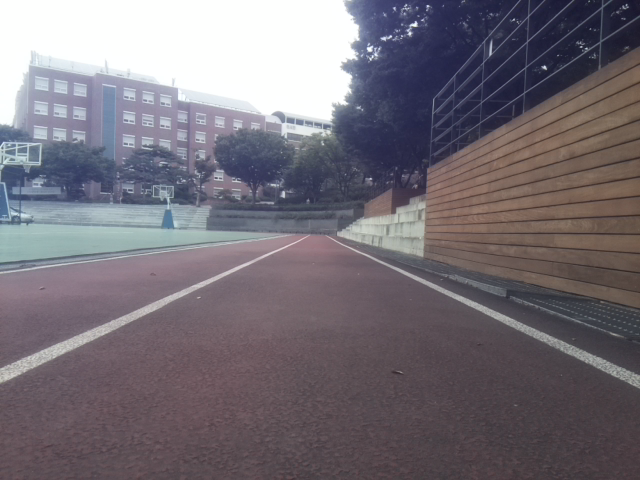
#> input picture TestTrack1.png, 640 x 480 px, given in place of the camera
$ python main.py
#> lines starting #> are read from the running program, lines starting #| are printed output that depends on the picture; after the words box and inside, x2 and y2 are one past the last pixel; in counts of white or black regions, pixels touching at a corner belong together
### correction.py
import cv2
import numpy as np

def bird_eye_view(img):

    IMAGE_H = 480

    IMAGE_W = 640

    src = np.float32([[0, IMAGE_H], [640, IMAGE_H], [0, 0], [IMAGE_W, 0]])

    dst = np.float32([[300, IMAGE_H], [340, IMAGE_H], [0, 0], [IMAGE_W, 0]])

    M = cv2.getPerspectiveTransform(src, dst)  # The transformation matrix

    Minv = cv2.getPerspectiveTransform(dst, src)  # Inverse transformation

    img = img[260:(260+IMAGE_H), 0:IMAGE_W]  # Apply np slicing for ROI crop

    warped_img = cv2.warpPerspective(
        img, M, (IMAGE_W, IMAGE_H))  # Image warping

    return warped_img

def grayscale(img):
    return cv2.cvtColor(img, cv2.COLOR_RGB2GRAY)


def gaussian_blur(img):
    kernel_size = 9

    return cv2.GaussianBlur(img, (kernel_size, kernel_size), 0)


def canny(img):
    lowThreshold = 50
    highThreshold = 100

    return cv2.Canny(img, lowThreshold, highThreshold)


def region_of_interest(img, vertices):
    mask = np.zeros_like(img)
    if len(img.shape) > 2:
        channel_count = img.shape[2]
        ignore_mask_color = (255,) * channel_count

    else:
        ignore_mask_color = 255

    cv2.fillPoly(mask, vertices, ignore_mask_color)
    masked_image = cv2.bitwise_and(img, mask)
    return masked_image

### recognition.py
import cv2
import numpy as np

def draw_lines(img, lines, color=[255, 0, 0], thickness=5):
    for line in lines:
        for x1, y1, x2, y2 in line:
            cv2.line(img, (x1, y1), (x2, y2), color, thickness)


def hough_lines_value(img):
    # hough_line 파라미터
    rho = 1
    theta = np.pi/180
    threshold = 50
    min_line_len = 10
    max_line_gap = 50

    lines = cv2.HoughLinesP(img, rho, theta, threshold, np.array([]), minLineLength=min_line_len, maxLineGap=max_line_gap)

    return lines


def hough_lines_image(img):
    # hough_line 파라미터
    rho = 1
    theta = np.pi/180
    threshold = 50
    min_line_len = 10
    max_line_gap = 50

    lines = cv2.HoughLinesP(img, rho, theta, threshold, np.array([]), minLineLength=min_line_len, maxLineGap=max_line_gap)

    # 선 그리기
    line_img = np.zeros((img.shape[0], img.shape[1], 3), dtype=np.uint8)
    draw_lines(line_img, lines)

    return line_img

### driving.py
import cv2
import numpy as np

def selectByDegree(mask, hough_value):
    #배열 차원 줄이기
    hough_value = np.squeeze(hough_value)

    for i,v in enumerate(hough_value):
        if v[1] < v[3]:
            hough_value[i] = np.array([v[2],v[3],v[0],v[1]])

    # 기울기 구하기
    slope_degree = (np.arctan2(hough_value[:, 1] - hough_value[:, 3], hough_value[:, 0] - hough_value[:, 2]) * 180) / np.pi

    # 기울기 평균 구하기
    avr_degree = sum(slope_degree)/len(slope_degree)

    # 평균 기울기와 비교해서 +-10도  미달 또는 초과하면 저장하지 않음
    hough_value_Result = hough_value[slope_degree > avr_degree-10]
    slope_degree_Result = slope_degree[slope_degree > avr_degree-10]
    hough_value_Result = hough_value[slope_degree_Result < avr_degree+10]
    slope_degree_Result = slope_degree_Result[slope_degree_Result < avr_degree+10]

    return hough_value_Result


# [14 lines left out: function draw_road, not called in this run]

def getMiddleLine(argLine):
    i = 0
    permutation = np.argsort([2, 3, 0, 1])
    while i < len(argLine):
        if argLine[i][1] < argLine[i][3]:
            argLine[i] = argLine[i][permutation]

        i += 1

    line1 = np.empty((0, 4), int)
    line2 = np.empty((0, 4), int)

    try:
        standard = argLine[0][0]
        for v in argLine:
            if v[0] < standard+50:
                if v[0] > standard-50:
                    line1 = np.append(line1, np.array(
                        [[int(v[0]), int(v[1]), int(v[2]), int(v[3])]]), axis=0)

                else:
                    line2 = np.append(line2, np.array(
                        [[int(v[0]), int(v[1]), int(v[2]), int(v[3])]]), axis=0)

            else:
                line2 = np.append(line2, np.array(
                    [[int(v[0]), int(v[1]), int(v[2]), int(v[3])]]), axis=0)
        x1, y1 = int(sum(line1[:, 0])/len(line1)
                     ), int(sum(line1[:, 1])/len(line1))

        x2, y2 = int(sum(line1[:, 2])/len(line1)
                     ), int(sum(line1[:, 3])/len(line1))

        x3, y3 = int(sum(line2[:, 0])/len(line2)
                     ), int(sum(line2[:, 1])/len(line2))

        x4, y4 = int(sum(line2[:, 2])/len(line2)
                     ), int(sum(line2[:, 3])/len(line2))

        x5, y5 = int((x1 + x3)/2), int((y1 + y3)/2)
        x6, y6 = int((x2 + x4)/2), int((y2 + y4)/2)
        result_line1 = np.array([x1, y1, x2, y2])
        result_line2 = np.array([x3, y3, x4, y4])
        result_middle = np.array([x5, y5, x6, y6])
        argLine = np.array([argLine])

        return result_line1, result_line2, result_middle

    except:
        return False


def getMiddleDgreedAndCenter(lines_fit):
    result = (np.arctan2(lines_fit[2][1] - lines_fit[2][3], lines_fit[2][0] - lines_fit[2][2]) * 180) / np.pi
    result -= 90
    center = round((lines_fit[2][0]-320)/3.2)

    return result, center


# [8 lines left out: function getLineImage, not called in this run]

def handling(slope_degree, center, op, handling):
    if -5 < slope_degree < 5:
        op='5'
        handling = "Middle"
    else:
        if slope_degree < 0:
            if -10 <= slope_degree:
                op='6'
                handling = "Right 1"
            elif -15 <= slope_degree:
                op='7'
                handling = "Right 2"
            elif -20 <= slope_degree:
                op='8'
                handling = "Right 3"
            else:
                op='9'
                handling = "Right 4"
        else:
            if  slope_degree < 10:
                op='4'
                handling = "Left 1"
            elif slope_degree < 15:
                op='3'
                handling = "Left 2"
            elif slope_degree < 20:
                op='2'
                handling = "Left 3"
            else:
                op='1'
                handling = "left 4"


    if op == '5':
        if  -3 < center < 3:
            op='5'
            handling = "Middle"
        else:
            if slope_degree < 0:
                if -5 <= center:
                    op='6'
                    handling = "Middle right 1"
                elif -10 <= center:
                    op='7'
                    handling = "Middle right 2"
                elif -15 <= center:
                    op='8'
                    handling = "Middle right 3"
                else:
                    op='9'
                    handling = "Middle right 4"
            else:
                if  center < 5:
                    op='4'
                    handling = "Middle left 1"
                elif center < 10:
                    op='3'
                    handling = "Middle left 2"
                elif center < 15:
                    op='2'
                    handling = "Middle left 3"
                else:
                    op='1'
                    handling = "Middle left 4"

    return op, handling


# [11 lines left out: functions putInfoText, driveCar, not called in this run]

### main.py
import cv2
import numpy as np
import matplotlib.pyplot as plt
import serial

import correction as correct
import recognition as recognize
import driving as drive

vertices1 = np.array([[(290, 430), (180, 250), (480, 250), (350, 430)]], dtype=np.int32)
vertices2 = np.array([[(160, 250), (160, 50), (480, 50), (480, 250)]], dtype=np.int32)


# ------------------------------------영상 설정--------------------------------------
cap = cv2.VideoCapture(-1)
fileName = 'recording.avi'
width = cap.get(cv2.CAP_PROP_FRAME_WIDTH)

# 재생할 파일의 높이 얻기
height = cap.get(cv2.CAP_PROP_FRAME_HEIGHT)

# 재생할 파일의 프레임 레이트 얻기
fps = cap.get(cv2.CAP_PROP_FPS)

out = cv2.VideoWriter(fileName, cv2.VideoWriter_fourcc(*'XVID'), fps, (int(width), int(height)))
# -------------------------------------------------------------------------------
lines_fit1 = []
# lines_fit2 = []

slope_degree = 0            # default
center = 0                  # default

op = 's'                    # 모터 명령어
lastorder   = 's'           # 중복 명령 방지용
handling    = "None"        # 모터 명령어 확인용
centerStr   = "Center: "    # 중앙 위치 확인용
degreeStr   = 'Degree: '    # 각도 확인용

# Arduino (motor)
ser = serial.Serial(
    port='/dev/ttyUSB0',
    baudrate=9600,
)

while(cap.isOpened()):

    ret, frame = cap.read()
#> frame is the input picture: shape (480, 640, 3); mean B, G, R 119, 110.9, 117.1

    # 새눈 함수
    birdView = correct.bird_eye_view(frame)
#> in bird_eye_view, `img = img[260:(260+IMAGE_H), 0:IMAGE_W]`:
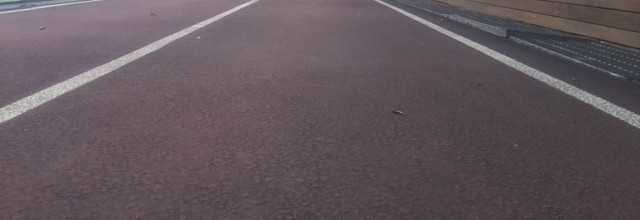
#> img: shape (220, 640, 3); mean of channels 0, 1, 2 92, 85.9, 98.1; drawn as B, G, R
#> in bird_eye_view, `warped_img = cv2.warpPerspective( img, M, (IMAGE_W, IMAGE_H))`:
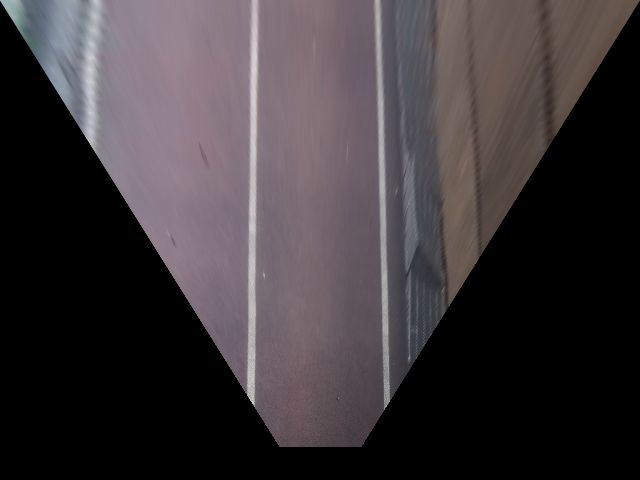
#> warped_img: shape (480, 640, 3); mean of channels 0, 1, 2 57.7, 54.6, 60.9; drawn as B, G, R

    # 흑백처리 함수
    gray = correct.grayscale(birdView)

    # 흐림처리 함수
    blurGray = correct.gaussian_blur(gray)

    # 가장자리 추출 함수
    edges = correct.canny(blurGray)
#> in canny, `return cv2.Canny(img, lowThreshold, highThreshold)`:
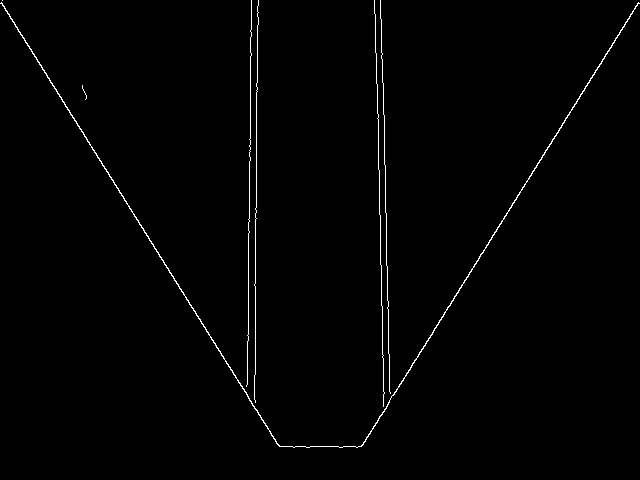
#> returned value: shape (480, 640); 1% white in thin lines or dots

    # 필요한 부분만보기
    mask1 = correct.region_of_interest(edges, vertices1)
#> in region_of_interest, `cv2.fillPoly(mask, vertices, ignore_mask_color)`:
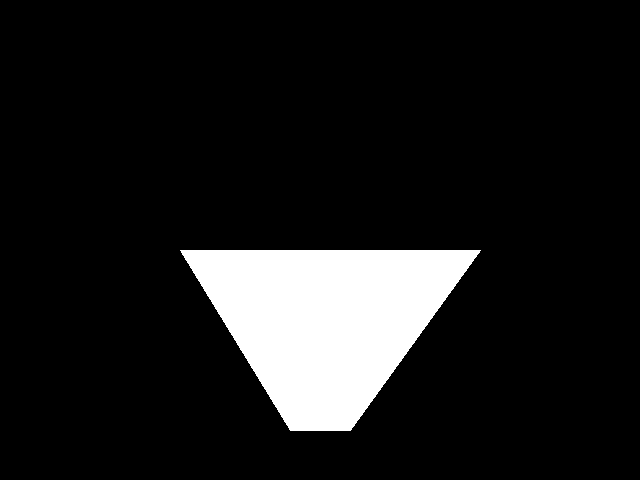
#> mask: shape (480, 640); 10.7% white; 1 white region, box (x1, y1, x2, y2) and area: (180, 250, 481, 431) 32761
#> in region_of_interest, `masked_image = cv2.bitwise_and(img, mask)`:
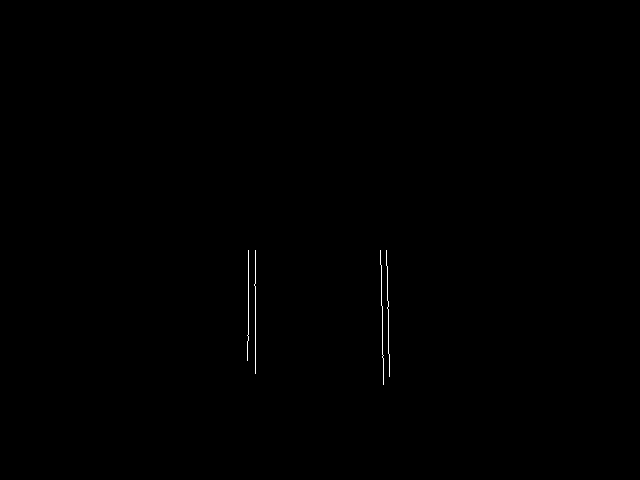
#> masked_image: shape (480, 640); 0.16% white in thin lines or dots, all inside (x1, y1, x2, y2) = (247, 250, 390, 385)
    #mask2 = region_of_interest(edges, vertices2)

    # 선 추출
    hough_value = recognize.hough_lines_value(mask1)
#> in hough_lines_value, `lines = cv2.HoughLinesP(img, rho, theta, threshold, np.array([]), minL..`: lines = [[255, 373, 255, 250], [248, 340, 248, 250], [380, 250, 383, 384], [386, 250, 388, 353]]
#> hough_value has the same summary as lines in hough_lines_value
    hough_image = recognize.hough_lines_image(mask1)
#> the loop in draw_lines, `for line in lines:` made 4 passes


    try:
        # 각도 평균값 범위에 벗어나는 선 삭제
        lines_fit1 = drive.selectByDegree(mask1, hough_value)
#> in selectByDegree, `hough_value = np.squeeze(hough_value)`: hough_value has the same summary as lines in hough_lines_value
#> the loop in selectByDegree, `for i,v in enumerate(hough_value):` made 4 passes
#> after the loop in selectByDegree, `for i,v in enumerate(hough_value):`: hough_value = [[255, 373, 255, 250], [248, 340, 248, 250], [383, 384, 380, 250], [388, 353, 386, 250]]
#> in selectByDegree, `slope_degree = (np.arctan2(hough_value[:, 1] - hough_value[:, 3], houg..`: slope_degree = [90, 90, 88.72, 88.89]
#> in selectByDegree, `avr_degree = sum(slope_degree)/len(slope_degree)`: avr_degree = 89.4
#> in selectByDegree, `hough_value_Result = hough_value[slope_degree > avr_degree-10]`: hough_value_Result has the same summary as hough_value
#> in selectByDegree, `slope_degree_Result = slope_degree[slope_degree > avr_degree-10]`: slope_degree_Result = [90, 90, 88.72, 88.89]
#> lines_fit1 has the same summary as hough_value in selectByDegree

        # 위치에따른 차선 구분
        lines_fit1 = drive.getMiddleLine(lines_fit1)
#> the loop in getMiddleLine, `while i < len(argLine):` made 4 passes
#> after the loop in getMiddleLine, `while i < len(argLine):`: argLine has the same summary as hough_value in selectByDegree; i = 4
#> in getMiddleLine, `standard = argLine[0][0]`: standard = 255
#> the loop in getMiddleLine, `for v in argLine:` made 4 passes
#> line1 on passes 1 to 2: [[255, 373, 255, 250]], [[255, 373, 255, 250], [248, 340, 248, 250]]
#> line2 on passes 3 to 4: [[383, 384, 380, 250]], [[383, 384, 380, 250], [388, 353, 386, 250]]
#> in getMiddleLine, `x1, y1 = int(sum(line1[:, 0])/len(line1) ), int(sum(line1[:, 1])/len(l..`: x1 = 251; y1 = 356
#> in getMiddleLine, `x2, y2 = int(sum(line1[:, 2])/len(line1) ), int(sum(line1[:, 3])/len(l..`: x2 = 251; y2 = 250
#> in getMiddleLine, `x3, y3 = int(sum(line2[:, 0])/len(line2) ), int(sum(line2[:, 1])/len(l..`: x3 = 385; y3 = 368
#> in getMiddleLine, `x4, y4 = int(sum(line2[:, 2])/len(line2) ), int(sum(line2[:, 3])/len(l..`: x4 = 383; y4 = 250
#> in getMiddleLine, `x5, y5 = int((x1 + x3)/2), int((y1 + y3)/2)`: x5 = 318; y5 = 362
#> in getMiddleLine, `x6, y6 = int((x2 + x4)/2), int((y2 + y4)/2)`: x6 = 317; y6 = 250
#> in getMiddleLine, `result_line1 = np.array([x1, y1, x2, y2])`: result_line1 = [251, 356, 251, 250]
#> in getMiddleLine, `result_line2 = np.array([x3, y3, x4, y4])`: result_line2 = [385, 368, 383, 250]
#> in getMiddleLine, `result_middle = np.array([x5, y5, x6, y6])`: result_middle = [318, 362, 317, 250]
#> lines_fit1 = ([251, 356, 251, 250], [385, 368, 383, 250], [318, 362, 317, 250])

        #각도와 중앙 위치 측정
        slope_degree, center = drive.getMiddleDgreedAndCenter(lines_fit1)
#> in getMiddleDgreedAndCenter, `result = (np.arctan2(lines_fit[2][1] - lines_fit[2][3], lines_fit[2][0..`: result = 89.49
#> in getMiddleDgreedAndCenter, `result -= 90`: result = -0.512
#> in getMiddleDgreedAndCenter, `center = round((lines_fit[2][0]-320)/3.2)`: center = -1
#> slope_degree = -0.512; center = -1
        centerStr   += str(round(center))
#> centerStr = 'Center: -1'
        degreeStr   += str(round(slope_degree))
#> degreeStr = 'Degree: -1'

        # 핸들링
        op, handling = drive.handling(slope_degree, center, op, handling)
#> op = '5'; handling = 'Middle'

        # 아두이노 모터제어
        lastOrder = drive.driveCar(ser, op, lastOrder)

        # 인식한 차선과 이미지 합치기
        lines_image = drive.getLineImage(lines_fit1)
        combo_image = cv2.addWeighted(birdView, 0.8, lines_image, 1, 1)

        # 결과값 화면에 출력
        drive.putInfoText(combo_image, degreeStr, centerStr, handling)

        # 결과 화면 출력
        cv2.imshow('result', combo_image)

        # 결과 화면 녹화
        out.write(combo_image)

    except: # 에러방생
        # 정지
#> (the run stopped early here; a loop or call above may not have finished)
